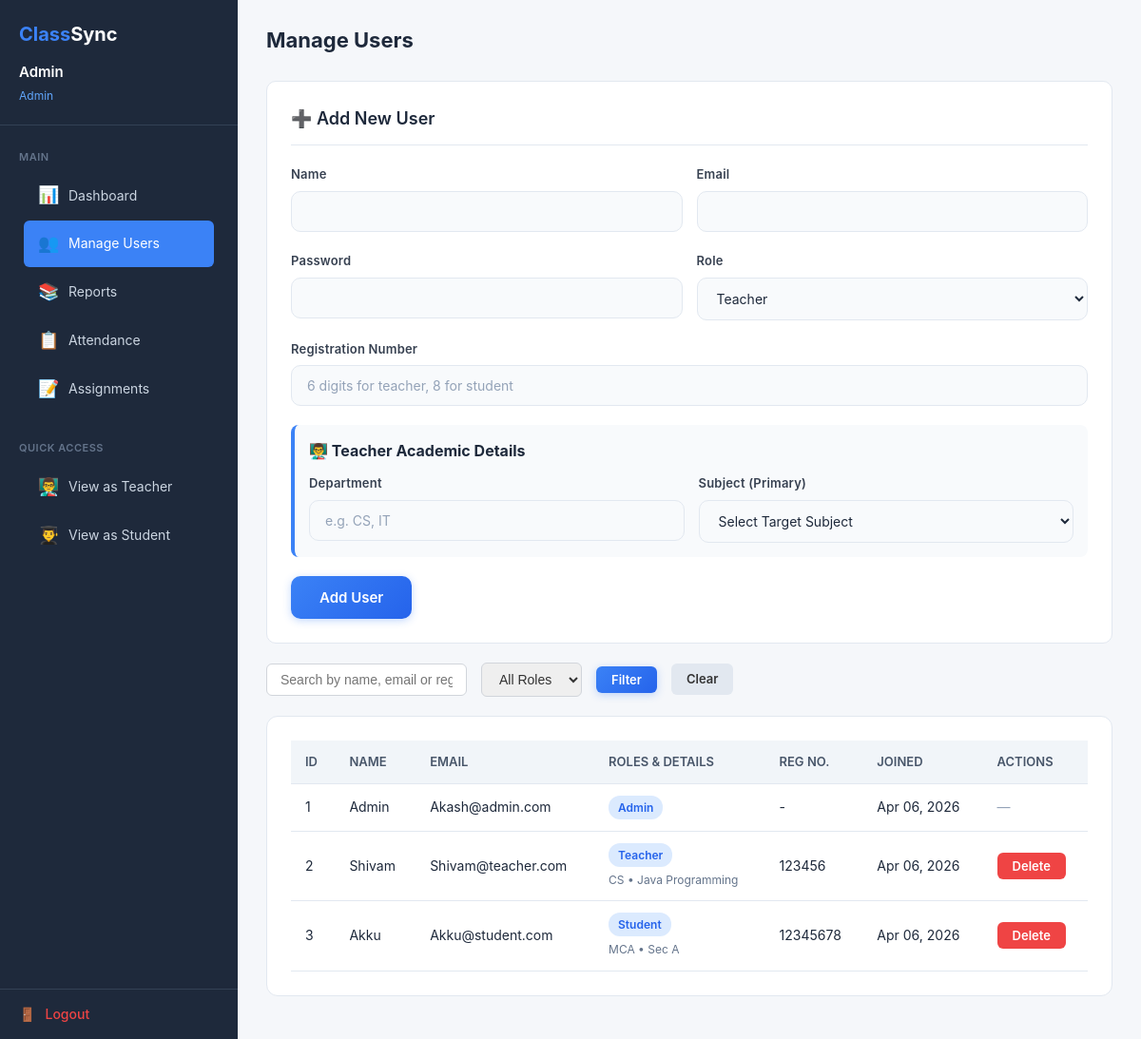
/admin/manage_users.php (signed in), run on the app's committed database.
### tables this page shows
CREATE TABLE IF NOT EXISTS users (
    id INT AUTO_INCREMENT PRIMARY KEY,
    name VARCHAR(100) NOT NULL,
    email VARCHAR(100) NOT NULL UNIQUE,
    password VARCHAR(255) NOT NULL,
    role ENUM('admin', 'teacher', 'student') NOT NULL,
    registration_number VARCHAR(20) UNIQUE,
     
    course_id INT NULL,
    year VARCHAR(20) NULL,
    section_id INT NULL,
     
    department VARCHAR(100) NULL,
    subject_id INT NULL,
    created_at TIMESTAMP DEFAULT CURRENT_TIMESTAMP,
    FOREIGN KEY (course_id) REFERENCES courses(course_id) ON DELETE SET NULL,
    FOREIGN KEY (section_id) REFERENCES sections(section_id) ON DELETE SET NULL
);

CREATE TABLE IF NOT EXISTS subjects (
    subject_id INT AUTO_INCREMENT PRIMARY KEY,
    subject_name VARCHAR(100) NOT NULL,
    teacher_id INT NOT NULL,
    FOREIGN KEY (teacher_id) REFERENCES users(id) ON DELETE CASCADE
);

CREATE TABLE IF NOT EXISTS courses (
    course_id INT AUTO_INCREMENT PRIMARY KEY,
    course_name VARCHAR(100) NOT NULL
);

CREATE TABLE IF NOT EXISTS sections (
    section_id INT AUTO_INCREMENT PRIMARY KEY,
    course_id INT NOT NULL,
    year VARCHAR(20) NOT NULL,
    section_name VARCHAR(50) NOT NULL,
    FOREIGN KEY (course_id) REFERENCES courses(course_id) ON DELETE CASCADE
);

### admin/manage_users.php (the view, shortened to what this page needs)
<?php
require_once '../config/database.php';
$search = $_GET['search'] ?? '';
$query = "
    SELECT u.*, c.course_name, sec.section_name, sub.subject_name
    FROM users u
    LEFT JOIN courses c ON u.course_id = c.course_id
    LEFT JOIN sections sec ON u.section_id = sec.section_id
    LEFT JOIN subjects sub ON u.subject_id = sub.subject_id
    WHERE 1=1
";
$query .= " ORDER BY created_at DESC";
$stmt = $conn->prepare($query);
$stmt->execute();
$users = $stmt->get_result();
?>
<!DOCTYPE html>
<html lang="en">
<head>
    <link rel="stylesheet" href="/ClassSync/assets/css/style.css">
    <link rel="stylesheet" href="/ClassSync/assets/css/dashboard.css">
    <link rel="stylesheet" href="/ClassSync/assets/css/auth.css">
</head>
<body>
    <div class="dashboard-page">
        <?php include '../includes/sidebar.php'; ?>
        <div class="main-content">
            <div class="top-bar">
                <div>
                    <h1>Manage Users</h1>
                </div>
            </div>
            <div class="dashboard-form">
                <h3>➕ Add New User</h3>
                <form method="POST">
                    <div class="form-row">
                        <div class="form-group">
                            <label>Name</label>
                            <input type="text" name="name" required>
                        </div>
                        <div class="form-group">
                            <label>Email</label>
                            <input type="email" name="email" required>
                        </div>
                    </div>
                    <div class="form-row">
                        <div class="form-group">
                            <label>Password</label>
                            <input type="password" name="password" minlength="6" required>
                        </div>
                        <div class="form-group">
                            <label>Role</label>
                            <select name="role" id="role-selector" onchange="toggleRoleFields()" required>
                                <option value="teacher">Teacher</option>
                            </select>
                        </div>
                    </div>
                    <div class="form-group">
                        <label>Registration Number</label>
                        <input type="text" name="registration_number" placeholder="6 digits for teacher, 8 for student">
                    </div>
                    <div id="teacher-fields" style="background:#f8fafc;padding:15px;border-radius:8px;margin-bottom:15px;border-left:4px solid #3b82f6;">
                        <h4 style="margin:0 0 10px 0;color:#1e293b;">👨‍🏫 Teacher Academic Details</h4>
                        <div class="form-row">
                            <div class="form-group" style="margin:0;">
                                <label>Department</label>
                                <input type="text" name="department" placeholder="e.g. CS, IT">
                            </div>
                            <div class="form-group" style="margin:0;">
                                <label>Subject (Primary)</label>
                                <select name="subject_id">
                                    <option value="">Select Target Subject</option>
                                </select>
                            </div>
                        </div>
                    </div>
                    <div class="form-actions">
                        <button type="submit" class="btn btn-blue">Add User</button>
                    </div>
                </form>
            </div>
            <form method="GET" class="filter-bar">
                <input type="text" name="search" placeholder="Search by name, email or reg no..." value="<?php echo htmlspecialchars($search); ?>">
                <select name="role">
                    <option value="">All Roles</option>
                </select>
                <button type="submit" class="btn btn-blue btn-sm">Filter</button>
                <a href="/ClassSync/admin/manage_users.php" class="btn btn-sm" style="background:#e2e8f0;color:#333;">Clear</a>
            </form>
            <div class="card">
                <div class="table-responsive">
                    <table>
                        <thead>
                            <tr>
                                <th>ID</th>
                                <th>Name</th>
                                <th>Email</th>
                                <th>Roles & Details</th>
                                <th>Reg No.</th>
                                <th>Joined</th>
                                <th>Actions</th>
                            </tr>
                        </thead>
                        <tbody>
                            <?php while ($u = $users->fetch_assoc()): ?>
                            <tr>
                                <td><?php echo $u['id']; ?></td>
                                <td><?php echo htmlspecialchars($u['name']); ?></td>
                                <td><?php echo htmlspecialchars($u['email']); ?></td>
                                <td>
                                    <span class="badge badge-info"><?php echo ucfirst($u['role']); ?></span>
                                    <?php if ($u['role'] === 'student'): ?>
                                        <div style="font-size:12px;color:#64748b;margin-top:4px;"><?php echo htmlspecialchars($u['course_name'] ?? '-'); ?> • Sec <?php echo htmlspecialchars($u['section_name'] ?? '-'); ?></div>
                                    <?php elseif ($u['role'] === 'teacher'): ?>
                                        <div style="font-size:12px;color:#64748b;margin-top:4px;"><?php echo htmlspecialchars($u['department'] ?? '-'); ?> • <?php echo htmlspecialchars($u['subject_name'] ?? '-'); ?></div>
                                    <?php endif; ?>
                                </td>
                                <td><?php echo $u['registration_number'] ?? '-'; ?></td>
                                <td><?php echo date('M d, Y', strtotime($u['created_at'])); ?></td>
                                <td>
                                    <?php if ($u['role'] !== 'admin'): ?>
                                    <form method="POST" style="display:inline;" onsubmit="return confirmDelete('Delete this user?')">
                                        <button type="submit" class="btn btn-red btn-sm">Delete</button>
                                    </form>
                                    <?php else: ?>
                                    <span style="color:#94a3b8;">—</span>
                                    <?php endif; ?>
                                </td>
                            </tr>
                            <?php endwhile; ?>
                        </tbody>
                    </table>
                </div>
            </div>
        </div>
    </div>
</body>
</html>

### assets/css/style.css (style rules this page uses)
* { margin: 0; padding: 0; box-sizing: border-box; }
body { font-family: 'Inter', 'Segoe UI', Tahoma, Geneva, Verdana, sans-serif; line-height: 1.6; color: #1e293b; background-color: #f8fafc; -webkit-font-smoothing: antialiased; }
a { text-decoration: none; color: inherit; }
.btn { display: inline-flex; align-items: center; gap: 8px; padding: 13px 30px; border-radius: 10px; font-size: 15px; font-weight: 600; cursor: pointer; border: none; transition: all 0.3s ease; font-family: 'Inter', sans-serif; }
.btn-blue { background: linear-gradient(135deg, #3b82f6, #2563eb); color: #fff; box-shadow: 0 2px 8px rgba(59,130,246,0.3); }
.btn-red { background: #ef4444; color: #fff; }
.btn-sm { padding: 6px 16px; font-size: 13px; border-radius: 6px; }
.card { background: #fff; border-radius: 12px; border: 1px solid #e2e8f0; padding: 25px; margin-bottom: 20px; }
.table-responsive { overflow-x: auto; }
table { width: 100%; border-collapse: collapse; font-size: 14px; }
table thead { background: #f1f5f9; }
table th, table td { padding: 12px 15px; text-align: left; border-bottom: 1px solid #e2e8f0; }
table th { font-weight: 600; color: #475569; font-size: 13px; text-transform: uppercase; }
.badge { display: inline-block; padding: 3px 10px; border-radius: 12px; font-size: 12px; font-weight: 600; }
.badge-info { background: #dbeafe; color: #2563eb; }

### assets/css/dashboard.css (style rules this page uses)
.dashboard-page { display: flex; min-height: 100vh; }
.main-content { flex: 1; margin-left: 250px; padding: 25px 30px; background: #f5f7fa; min-height: 100vh; }
.top-bar { display: flex; justify-content: space-between; align-items: center; margin-bottom: 25px; }
.top-bar h1 { font-size: 22px; font-weight: 700; color: #1e293b; }
.dashboard-form { background: #fff; border-radius: 10px; border: 1px solid #e2e8f0; padding: 25px; margin-bottom: 20px; }
.dashboard-form h3 { font-size: 18px; font-weight: 600; color: #1e293b; margin-bottom: 20px; padding-bottom: 12px; border-bottom: 1px solid #e2e8f0; }
.form-row { display: grid; grid-template-columns: 1fr 1fr; gap: 15px; }
.form-actions { display: flex; gap: 10px; margin-top: 20px; }
.filter-bar { display: flex; gap: 15px; align-items: center; margin-bottom: 20px; flex-wrap: wrap; }
.filter-bar input, .filter-bar select { padding: 8px 14px; border: 1px solid #d1d5db; border-radius: 6px; font-size: 14px; color: #333; }

### assets/css/auth.css (style rules this page uses)
.form-group { margin-bottom: 20px; }
.form-group label { display: block; font-size: 13px; font-weight: 600; color: #374151; margin-bottom: 7px; letter-spacing: 0.2px; }
.form-group input, .form-group select, .form-group textarea { width: 100%; padding: 12px 16px; border: 1.5px solid #e2e8f0; border-radius: 10px; font-size: 14px; color: #1e293b; background: #f8fafc; transition: all 0.25s ease; font-family: 'Inter', sans-serif; }
.form-group input::placeholder, .form-group textarea::placeholder { color: #94a3b8; }

### data on the page
users: id "1", name "Admin", email "Akash@admin.com", role "Admin", registration_number "-", created_at "Apr 06, 2026"
users: id "2", name "Shivam", email "Shivam@teacher.com", role "Teacher", department "CS", subject.subject_name "Java Programming", registration_number "123456", created_at "Apr 06, 2026"
users: id "3", name "Akku", email "Akku@student.com", role "Student", course.course_name "MCA", section.section_name "A", registration_number "12345678", created_at "Apr 06, 2026"

### other printed values
$user['name'] "Admin"
$user['role'] "Admin"
